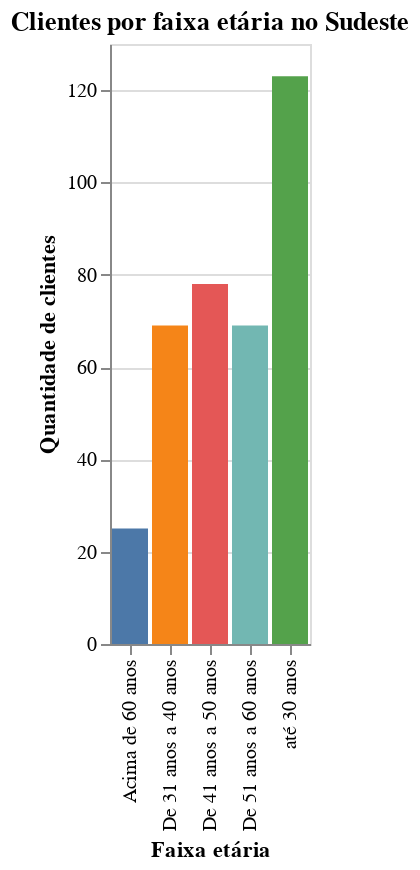

The code cell stored with this chart in its notebook:
### Code cell
alt.Chart(clientes_sudeste, title="Clientes por faixa etária no Sudeste").mark_bar().encode(
    x= alt.X('faixa etária', title='Faixa etária'),
    y= alt.Y('Sudeste', title='Quantidade de clientes'),
    color = alt.Color('faixa etária', legend=None)
).interactive()

### Figure 1 — Vega-Lite specification as saved in the notebook (floating-point values rounded to 4 significant figures)
{"config": {"view": {"continuousWidth": 400, "continuousHeight": 300}}, "data": {"name": "data-21769996dd4e8eabc5729a9a82ea3b7e"}, "mark": "bar", "encoding": {"color": {"type": "nominal", "field": "faixa etária", "legend": null}, "x": {"type": "nominal", "field": "faixa etária", "title": "Faixa etária"}, "y": {"type": "quantitative", "field": "Sudeste", "title": "Quantidade de clientes"}}, "selection": {"selector016": {"type": "interval", "bind": "scales", "encodings": ["x", "y"]}}, "title": "Clientes por faixa etária no Sudeste", "$schema": "https://vega.github.io/schema/vega-lite/v4.0.2.json", "datasets": {"data-21769996dd4e8eabc5729a9a82ea3b7e": [{"faixa etária": "Acima de 60 anos", "Sudeste": 25}, {"faixa etária": "De 31 anos a 40 anos", "Sudeste": 69}, {"faixa etária": "De 41 anos a 50 anos", "Sudeste": 78}, {"faixa etária": "De 51 anos a 60 anos", "Sudeste": 69}, {"faixa etária": "até 30 anos", "Sudeste": 123}]}}
